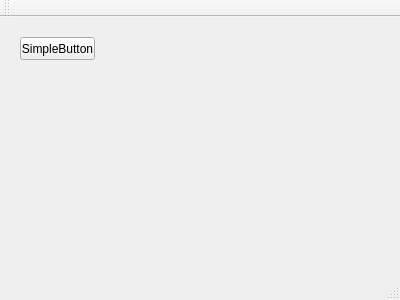
<?xml version="1.0" encoding="UTF-8"?>
<ui version="4.0">
 <class>MainWindow</class>
 <widget class="QMainWindow" name="MainWindow">
  <property name="geometry">
   <rect>
    <x>0</x>
    <y>0</y>
    <width>400</width>
    <height>300</height>
   </rect>
  </property>
  <property name="windowTitle">
   <string>MainWindow</string>
  </property>
  <widget class="QWidget" name="centralWidget">
   <widget class="QPushButton" name="pushButton">
    <property name="geometry">
     <rect>
      <x>20</x>
      <y>20</y>
      <width>75</width>
      <height>23</height>
     </rect>
    </property>
    <property name="text">
     <string>SimpleButton</string>
    </property>
   </widget>
  </widget>
  <widget class="QMenuBar" name="menuBar">
   <property name="geometry">
    <rect>
     <x>0</x>
     <y>0</y>
     <width>400</width>
     <height>21</height>
    </rect>
   </property>
  </widget>
  <widget class="QToolBar" name="mainToolBar">
   <attribute name="toolBarArea">
    <enum>TopToolBarArea</enum>
   </attribute>
   <attribute name="toolBarBreak">
    <bool>false</bool>
   </attribute>
  </widget>
  <widget class="QStatusBar" name="statusBar"/>
 </widget>
 <layoutdefault spacing="6" margin="11"/>
 <resources/>
 <connections/>
</ui>
